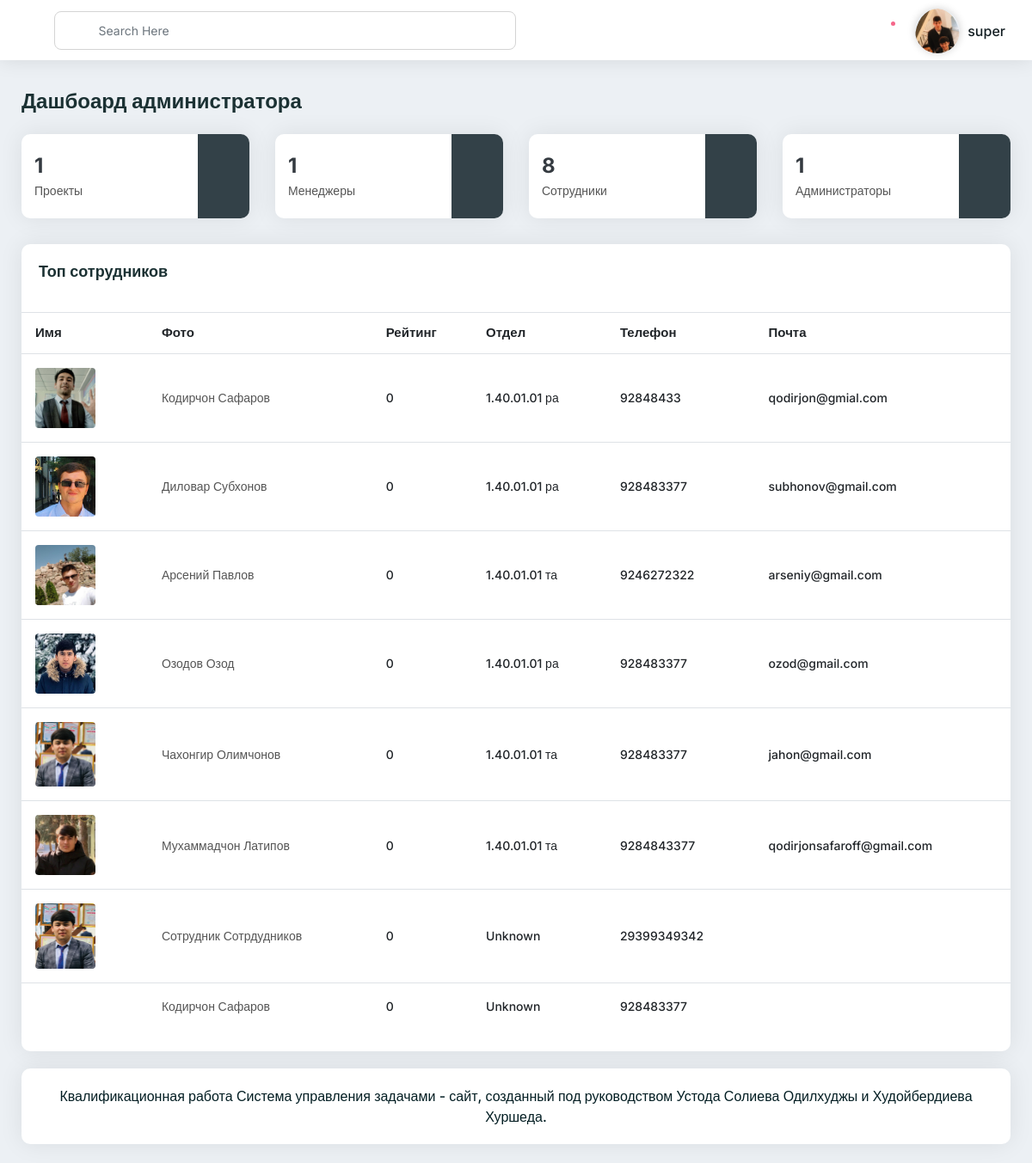
/mangement/admin-employee/ (signed in), run on the app's committed database.
### authentication/models.py (models this page shows, shortened)
class CustomUser(AbstractUser):
    is_employee = models.BooleanField(default=False, verbose_name='Является сотрудником')
    is_manager = models.BooleanField(default=False, verbose_name='Является менеджером')
    departament = models.CharField(default="Unknown", max_length=255, verbose_name='Отдел')
    request_date = models.DateTimeField(auto_now_add=True, verbose_name='Дата запроса')
    phone = models.CharField(max_length=255, default='Unknown', help_text='+992---', verbose_name='Телефон')
    address = models.CharField(max_length=255, default='Unknown', help_text='address', verbose_name='Адрес')
    image = models.ImageField(upload_to="users/%Y/%m/%d", blank=True, null=True, verbose_name='Изображение')
    rate = models.IntegerField(default=0, verbose_name='Рейтинг')
    class Meta:
        verbose_name = 'Пользователь'
        verbose_name_plural = 'Пользователи'

### management/decorators.py (the view)
    def wrapper(request, *args, **kwargs):
        if request.user.is_superuser:
            return view_func(request, *args, **kwargs)
        else:
            return render(request, 'authenticate/403.html')

### management/businesslog/admin.py (called while the page is built)
    @staticmethod
    def count_dryness():
        employees_count = CustomUser.objects.filter(registration_request__approved=True, is_employee=True).count()
        managers_count = CustomUser.objects.filter(registration_request__approved=True, is_manager=True).count()
        admins_count = CustomUser.objects.filter(is_superuser=True).count()
        projects_count = Project.objects.count()
        context = {
            'employees_count': employees_count,
            'managers_count': managers_count,
            'admins_count': admins_count,
            'project_count': projects_count,
        }
        for k, v in context.items():
            print(k, v)
        return context

    @staticmethod
    def project_list():
        projects = Project.objects.all()
        context = {
            'projects': projects,
        }
        return context

    @staticmethod
    def user_list():
        custom_users = CustomUser.objects.filter(is_superuser=False, is_manager=False).all()
        custom_users_managers = CustomUser.objects.filter(is_superuser=False, is_manager=True).all()
        custom_users_managers_top = CustomUser.objects.filter(is_superuser=False, is_manager=True).order_by('-rate')[:3]
        context = {
            'custom_users': custom_users,
            'custom_users_managers': custom_users_managers,
            'custom_users_managers_top': custom_users_managers_top,
        }
        return context

### management/views.py (called while the page is built)
@login_required
@superuser_required
def admin_employee(request):
    dryness_list = AdminCalculator.count_dryness()
    projects = AdminCalculator.project_list()
    employees_table = AdminCalculator.user_list()
    context = {
        'admin_main': True,
        'employees_count': dryness_list['employees_count'],
        'managers_count': dryness_list['managers_count'],
        'admins_count': dryness_list['admins_count'],
        'project_count': dryness_list['project_count'],
        'projects_table': projects['projects'],
        'employees_table': employees_table['custom_users'],
    }
    return render(request, 'management/admin/admin-main.html', context=context)

### management/templates/management/admin/admin-main.html (shortened to what this page needs)
{% extends 'management/base/base.html' %}
{% load i18n %}
{% load static %}
{% block content %}
    {% include 'management/includes/navbars.html' %}
    <div class="main-container">
        <div class="xs-pd-20-10 pd-ltr-20">
            <div class="title pb-20">
                <h2 class="h3 mb-0">Дашбоард администратора</h2>
            </div>
            <div class="row pb-10">
                <div class="col-xl-3 col-lg-3 col-md-6 mb-20">
                    <div class="card-box height-100-p widget-style3">
                        <div class="d-flex flex-wrap">
                            <div class="widget-data">
                                <div class="weight-700 font-24 text-dark">{{ project_count }}</div>
                                <div class="font-14 text-secondary weight-500">
                                    <a href="{% url 'management:admin-main' %}">Проекты</a>
                                </div>
                            </div>
                            <div class="widget-icon">
                                <div class="icon" data-color="#00eccf">
                                    <a class="text-warning" {% url 'management:admin-main' %}> <i
                                            class="icon-copy dw dw-folder-65"></i></a>
                                </div>
                            </div>
                        </div>
                    </div>
                </div>
                <div class="col-xl-3 col-lg-3 col-md-6 mb-20">
                    <div class="card-box height-100-p widget-style3">
                        <div class="d-flex flex-wrap">
                            <div class="widget-data">
                                <div class="weight-700 font-24 text-dark">{{ managers_count }}</div>
                                <div class="font-14 text-secondary weight-500">
                                    <a href="{% url 'management:admin-managers' %}">Менеджеры</a>
                                </div>
                            </div>
                            <div class="widget-icon">
                                <div class="icon" data-color="#00eccf">
                                    <a class="text-warning" href="{% url 'management:admin-managers' %}"><i
                                            class="icon-copy dw dw-user1"></i></a>
                                </div>
                            </div>
                        </div>
                    </div>
                </div>
                <div class="col-xl-3 col-lg-3 col-md-6 mb-20">
                    <div class="card-box height-100-p widget-style3">
                        <div class="d-flex flex-wrap">
                            <div class="widget-data">
                                <div class="weight-700 font-24 text-dark">{{ employees_count }}</div>
                                <div class="font-14 text-secondary weight-500">
                                    <a href="{% url 'management:admin-employee' %}">Сотрудники</a>
                                </div>
                            </div>
                            <div class="widget-icon">
                                <div class="icon" data-color="#00eccf">
                                    <a class="text-warning" href="{% url 'management:admin-employee' %}"> <span
                                            class="icon-copy ti-user"></span>
                                    </a></div>
                            </div>
                        </div>
                    </div>
                </div>
                <div class="col-xl-3 col-lg-3 col-md-6 mb-20">
                    <div class="card-box height-100-p widget-style3">
                        <div class="d-flex flex-wrap">
                            <div class="widget-data">
                                <div class="weight-700 font-24 text-dark">{{ admins_count }}</div>
                                <div class="font-14 text-secondary weight-500">
                                    <a href="#">Администраторы</a>
                                </div>
                            </div>
                            <div class="widget-icon">
                                <div class="icon" data-color="#00eccf">
                                    <a class="text-warning" href="#"><span class="icon-copy ti-crown"></span></a>
                                </div>
                            </div>
                        </div>
                    </div>
                </div>
            </div>
            {% include 'management/admin/includes/admin-table.html' %}
            <div class="footer-wrap pd-20 mb-20 card-box">
                Квалификационная работа
                Система управления задачами
                - сайт, созданный под руководством Устода Солиева Одилхуджы и Худойбердиева Хуршеда.
            </div>
        </div>
    </div>
{% endblock %}

### management/templates/management/includes/navbars.html (shortened to what this page needs)
{% load static %}
<div class="header">
    <div class="header-left">
        <div class="menu-icon bi bi-list"></div>
        <div class="header-search">
            <form>
                <div class="form-group mb-0">
                    <i class="dw dw-search2 search-icon"></i>
                    <input
                            type="text"
                            class="form-control search-input"
                            placeholder="Search Here"
                    />
                    <div class="dropdown">
                        <a
                                class="dropdown-toggle no-arrow"
                                href="#"
                                role="button"
                                data-toggle="dropdown"
                        >
                            <i class="ion-arrow-down-c"></i>
                        </a>
                    </div>
                </div>
            </form>
        </div>
    </div>
    <div class="header-right">
        <div class="user-notification">
            <div class="dropdown">
                <a
                        class="dropdown-toggle no-arrow"
                        href="#"
                        role="button"
                        data-toggle="dropdown">
                    <i class="icon-copy dw dw-notification"></i>
                    <span class="badge notification-active"></span>
                </a>
            </div>
        </div>
        <div class="user-info-dropdown">
            <div class="dropdown">
                <a
                        class="dropdown-toggle"
                        href="#"
                        role="button"
                        data-toggle="dropdown">
							<span class="user-icon" style="">
								<img style="" src="{% if user.image %}{{ user.image.url }}{% endif %}" alt=""/>
							</span>
                    <span class="user-name">{{ user.username }}</span>
                </a>
            </div>
        </div>
    </div>
</div>

### management/templates/management/admin/includes/admin-table.html (shortened to what this page needs)
{% load static %}
{% if employees_table %}
    <div class="row">
        <div class="col-lg-12 col-md-6 mb-20">
            <div class="card-box pb-10">
                <div class="h5 pd-20 mb-0">Топ сотрудников</div>
                <table class="data-table table nowrap">
                    <thead>
                    <tr>
                        <th class="table-plus">Имя</th>
                        <th>Фото</th>
                        <th>Рейтинг</th>
                        <th>Отдел</th>
                        <th>Телефон</th>
                        <th>Почта</th>
                    </tr>
                    </thead>
                    <tbody>
                    {% for employee in employees_table %}
                        <tr>
                            <td class="table-plus">
                                {% if employee.image %}
                                    <div class="name-avatar d-flex align-items-center">
                                        <div class="avatar mr-2 flex-shrink-0">
                                            <a target="_blank" href="{{ employee.image.url }}">
                                                <img
                                                        src="{{ employee.image.url }}"
                                                        class="border-radius-150 rounded"
                                                        width="70"
                                                        height="70"
                                                        alt=""
                                                />
                                            </a>
                                        </div>
                                    </div>
                                {% endif %}
                            </td>
                            <td>
                                <a href="{% url 'admin:authentication_customuser_change' employee.id %}">{{ employee.get_full_name }}</a></a>
                            </td>
                            <td>{{ employee.rate }}</td>
                            <td>{{ employee.departament }}</td>
                            <td>{{ employee.phone }}</td>
                            <td>{{ employee.email }}</td>
                        </tr>
                    {% empty %}
                        <tr>
                            <td colspan="6">Нет добавленных сотрудников</td>
                        </tr>
                    {% endfor %}
                    </tbody>
                </table>
            </div>
        </div>
    </div>
{% endif %}

### data on the page
CustomUser: image (picture), username "super"
CustomUser: image (picture), get_full_name "Кодирчон Сафаров", rate "0", departament "1.40.01.01 ра", phone "92848433", email "qodirjon@gmial.com"
CustomUser: image (picture), get_full_name "Диловар Субхонов", rate "0", departament "1.40.01.01 ра", phone "928483377", email "subhonov@gmail.com"
CustomUser: image (picture), get_full_name "Арсений Павлов", rate "0", departament "1.40.01.01 та", phone "9246272322", email "arseniy@gmail.com"
CustomUser: image (picture), get_full_name "Озодов Озод", rate "0", departament "1.40.01.01 ра", phone "928483377", email "ozod@gmail.com"
CustomUser: image (picture), get_full_name "Чахонгир Олимчонов", rate "0", departament "1.40.01.01 та", phone "928483377", email "jahon@gmail.com"
CustomUser: image (picture), get_full_name "Мухаммадчон Латипов", rate "0", departament "1.40.01.01 та", phone "9284843377", email "qodirjonsafaroff@gmail.com"
CustomUser: image (picture), get_full_name "Сотрудник Сотрдудников", rate "0", departament "Unknown", phone "29399349342"
CustomUser: get_full_name "Кодирчон Сафаров", rate "0", departament "Unknown", phone "928483377"

### other printed values
{{ project_count }} "1"
{{ managers_count }} "1"
{{ employees_count }} "8"
{{ admins_count }} "1"
